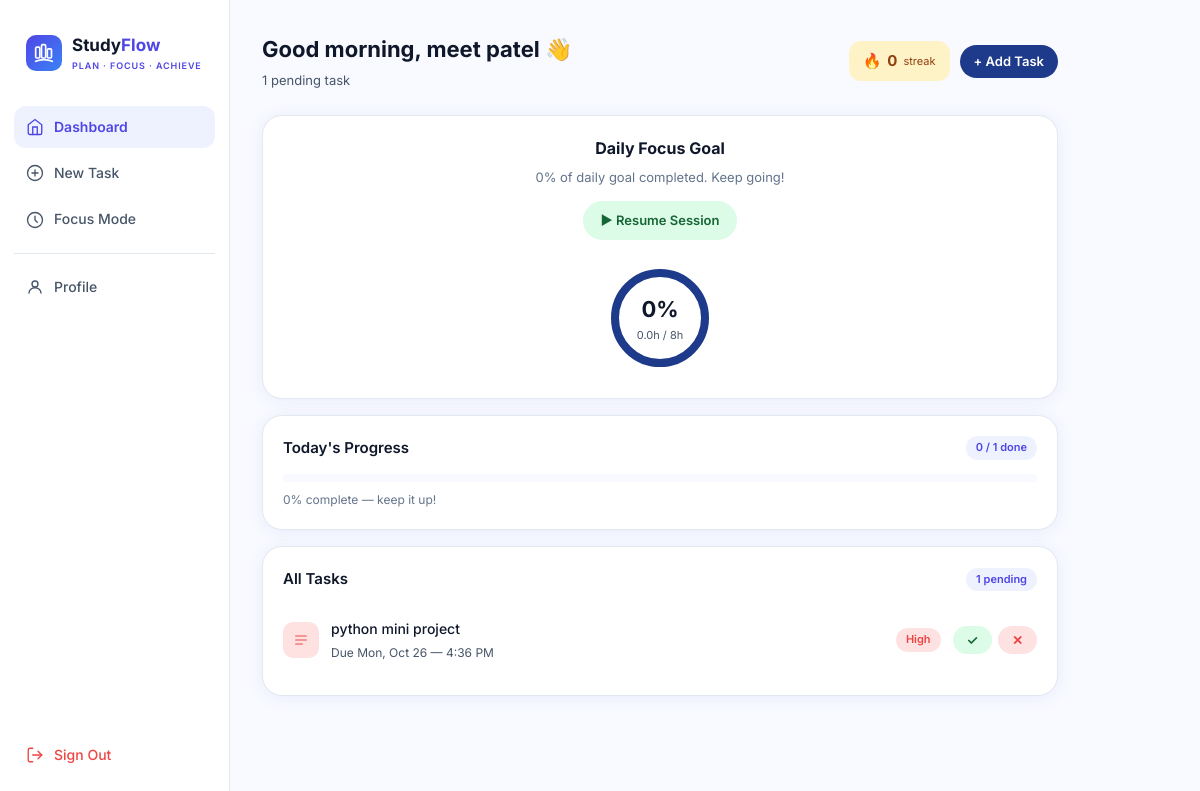
Page /dashboard/ (signed in) on the committed database.
### studyflow/models.py (models this page shows, shortened)
class UserProfile(models.Model):
    user          = models.OneToOneField(User, on_delete=models.CASCADE, related_name='profile')
    streak        = models.PositiveIntegerField(default=0)
    last_active   = models.DateField(null=True, blank=True)
    dark_mode     = models.BooleanField(default=False)
    notifications = models.BooleanField(default=True)
    level         = models.PositiveIntegerField(default=1)
    def total_focus_hours(self):
        total = sum(s.duration_minutes for s in self.user.sessions.all())
        return round(total / 60, 1)

class Task(models.Model):
    PRIORITY_CHOICES = [('low','Low'),('medium','Medium'),('high','High')]
    user        = models.ForeignKey(User, on_delete=models.CASCADE, related_name='tasks')
    subject     = models.CharField(max_length=200)
    description = models.TextField(blank=True)
    deadline    = models.DateTimeField()
    priority    = models.CharField(max_length=10, choices=PRIORITY_CHOICES, default='medium')
    completed   = models.BooleanField(default=False)
    file        = models.FileField(upload_to='task_files/', blank=True, null=True)
    created_at  = models.DateTimeField(auto_now_add=True)
    class Meta:
        ordering = ['deadline']

### studyflow/views.py (the view)
# urls.py: path('dashboard/',          views.dashboard,       name='dashboard'),
@login_required
def dashboard(request):
    today    = timezone.now().date()
    profile, _ = UserProfile.objects.get_or_create(user=request.user)
    all_tasks  = request.user.tasks.filter(completed=False).order_by('deadline')
    upcoming   = request.user.tasks.filter(deadline__date__gt=today, completed=False)[:5]
    total      = request.user.tasks.count()
    done       = request.user.tasks.filter(completed=True).count()
    progress   = int((done / total * 100) if total else 0)
    focus_hrs  = profile.total_focus_hours()
    focus_pct  = min(int((focus_hrs / 8) * 100), 100)
    return render(request, 'studyflow/dashboard.html', {
        'all_tasks': all_tasks, 'upcoming': upcoming,
        'progress': progress, 'done': done, 'total': total,
        'profile': profile, 'focus_pct': focus_pct, 'focus_hrs': focus_hrs,
    })

### studyflow/templates/studyflow/dashboard.html (shortened to what this page needs)
{% extends 'studyflow/base.html' %}
{% block content %}
<div class="page-header">
  <div>
    <h1 class="page-title">Good morning, {{ request.user.username }} 👋</h1>
    <p class="page-sub">{{ all_tasks.count }} pending task{{ all_tasks.count|pluralize }}</p>
  </div>
  <div style="display:flex;gap:10px;align-items:center;">
    <div style="background:#fef3c7;border-radius:12px;padding:8px 14px;display:flex;align-items:center;gap:6px;">
      <span>🔥</span><span style="font-size:15px;font-weight:700;color:#92400e;">{{ profile.streak }}</span><span style="font-size:11px;color:#92400e;">streak</span>
    </div>
    <a href="{% url 'task_create' %}" class="btn btn-primary btn-sm">+ Add Task</a>
  </div>
</div>
<div class="card" style="text-align:center;">
  <h3 style="font-size:16px;font-weight:700;margin-bottom:5px;">Daily Focus Goal</h3>
  <p style="font-size:13px;color:#64748b;margin-bottom:14px;">{{ focus_pct }}% of daily goal completed. Keep going!</p>
  <a href="{% url 'focus' %}" style="display:inline-flex;align-items:center;gap:6px;background:#dcfce7;color:#166534;border:none;border-radius:30px;padding:9px 18px;font-size:13px;font-weight:600;cursor:pointer;text-decoration:none;margin-bottom:18px;">▶ Resume Session</a>
  <div class="focus-ring-wrap">
    <svg class="ring-svg" width="120" height="120" viewBox="0 0 120 120">
      <circle class="ring-bg" cx="60" cy="60" r="45"/>
      <circle class="ring-fill" cx="60" cy="60" r="45" style="stroke-dashoffset:{{ 283|add:'-'|add:focus_pct|floatformat:0 }};"/>
    </svg>
    <div class="ring-inner">
      <div class="ring-pct">{{ focus_pct }}%</div>
      <div class="ring-sub">{{ focus_hrs }}h / 8h</div>
    </div>
  </div>
</div>
<div class="card">
  <div class="sec-header">
    <span class="sec-title">Today's Progress</span>
    <span class="pill pill-blue">{{ done }} / {{ total }} done</span>
  </div>
  <div class="progress-wrap">
  </div>
  <p style="font-size:12px;color:#64748b;margin-top:8px;">{{ progress }}% complete — keep it up!</p>
</div>
<div class="card">
  <div class="sec-header">
    <span class="sec-title">All Tasks</span>
    <span class="pill pill-blue">{{ all_tasks.count }} pending</span>
  </div>
  {% if all_tasks %}
    {% for task in all_tasks %}
    <div class="task-item">
      <div style="width:36px;height:36px;border-radius:10px;display:flex;align-items:center;justify-content:center;flex-shrink:0;
        {% if task.priority == 'high' %}background:#fee2e2;{% elif task.priority == 'medium' %}background:#fef3c7;{% else %}background:#dcfce7;{% endif %}">
        <svg width="16" height="16" viewBox="0 0 24 24" fill="none" stroke="{% if task.priority == 'high' %}#ef4444{% elif task.priority == 'medium' %}#f59e0b{% else %}#22c55e{% endif %}" stroke-width="1.8" stroke-linecap="round"><path d="M4 6h16M4 12h16M4 18h10"/></svg>
      </div>
      <div style="flex:1;min-width:0;">
        <div class="task-name">{{ task.subject }}</div>
        <div class="task-due">Due {{ task.deadline|date:"D, M j — g:i A" }}</div>
      </div>
      <span class="pill {% if task.priority == 'high' %}pill-red{% elif task.priority == 'medium' %}pill-amber{% else %}pill-green{% endif %}">
        {{ task.get_priority_display }}
      </span>
      <div class="task-actions">
        <form method="POST" action="{% url 'task_complete' task.pk %}" style="display:inline;">
          <button type="submit" class="btn btn-success btn-sm" title="Mark done">✓</button>
        </form>
        <form method="POST" action="{% url 'task_delete' task.pk %}" style="display:inline;">
          <button type="submit" class="btn btn-danger btn-sm" title="Delete">✕</button>
        </form>
      </div>
    </div>
    {% endfor %}
  {% endif %}
</div>
{% endblock %}

### studyflow/static/studyflow/css/style.css (style rules this page uses)
:root { --brand: #4f46e5; --brand-dark: #1e3a8a; --brand-light: #eef2ff; --green: #22c55e; --green-bg: #dcfce7; --amber: #f59e0b; --amber-bg: #fef3c7; --red: #ef4444; --red-bg: #fee2e2; --text: #0f172a; --text2: #475569; --text3: #94a3b8; --border: #e2e8f0; --surface: #ffffff; --bg: #f8faff; --shadow: 0 2px 16px rgba(79,70,229,0.08); --radius: 12px; --radius-lg: 20px; }
* { box-sizing: border-box; margin: 0; padding: 0; }
body { font-family: 'Inter', -apple-system, sans-serif; background: var(--bg); color: var(--text); font-size: 15px; line-height: 1.6; min-height: 100vh; }
.card { background: var(--surface); border: 1px solid var(--border); border-radius: var(--radius-lg); padding: 20px; box-shadow: var(--shadow); margin-bottom: 16px; }
.page-header { display: flex; align-items: center; justify-content: space-between; margin-bottom: 24px; }
.page-title { font-size: 22px; font-weight: 700; color: var(--text); }
.page-sub { font-size: 13px; color: var(--text2); margin-top: 3px; }
.sec-header { display: flex; align-items: center; justify-content: space-between; margin-bottom: 14px; }
.sec-title { font-size: 15px; font-weight: 600; color: var(--text); }
.btn { display: inline-flex; align-items: center; gap: 7px; padding: 10px 20px; border-radius: 30px; font-size: 14px; font-weight: 600; border: none; cursor: pointer; text-decoration: none; transition: all .15s; font-family: 'Inter', sans-serif; }
.btn-primary { background: var(--brand-dark); color: #fff; }
.btn-success { background: var(--green-bg); color: #166534; }
.btn-danger { background: var(--red-bg); color: var(--red); }
.btn-sm { padding: 6px 14px; font-size: 13px; }
.pill { display: inline-block; font-size: 11px; font-weight: 600; padding: 3px 10px; border-radius: 20px; }
.pill-blue { background: var(--brand-light); color: var(--brand); }
.pill-red { background: var(--red-bg); color: var(--red); }
.progress-wrap { background: var(--bg); border-radius: 20px; height: 8px; overflow: hidden; }
.task-item { display: flex; align-items: center; gap: 12px; padding: 13px 0; border-bottom: 1px solid var(--border); }
.task-item:last-child { border-bottom: none; }
.task-name { font-size: 14px; font-weight: 500; color: var(--text); flex: 1; }
.task-due { font-size: 12px; color: var(--text2); margin-top: 2px; }
.task-actions { display: flex; gap: 6px; }
.focus-ring-wrap { position: relative; width: 120px; height: 120px; margin: 0 auto; }
.ring-svg { transform: rotate(-90deg); }
.ring-inner { position: absolute; top: 50%; left: 50%; transform: translate(-50%,-50%); text-align: center; }
.ring-pct { font-size: 22px; font-weight: 700; color: var(--text); }
.ring-sub { font-size: 11px; color: var(--text2); }

### rows in the picture
UserProfile: streak "0"
Task: subject "python mini project", deadline "Mon, Oct 26 — 4:36 PM", priority "High"

### other values in the picture
{{ request.user.username }} "meet patel"
{{ all_tasks.count }} "1"
{{ focus_pct }} "0"
{{ focus_hrs }} "0.0"
{{ done }} "0"
{{ total }} "1"
{{ progress }} "0"
